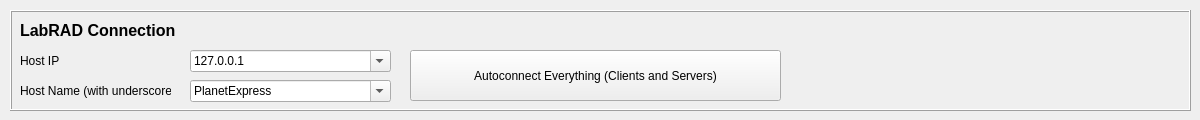
<?xml version="1.0" encoding="UTF-8"?>
<ui version="4.0">
 <class>Form</class>
 <widget class="QWidget" name="Form">
  <property name="geometry">
   <rect>
    <x>0</x>
    <y>0</y>
    <width>1200</width>
    <height>120</height>
   </rect>
  </property>
  <property name="windowTitle">
   <string>Form</string>
  </property>
  <widget class="QFrame" name="frame">
   <property name="geometry">
    <rect>
     <x>10</x>
     <y>10</y>
     <width>1181</width>
     <height>101</height>
    </rect>
   </property>
   <property name="frameShape">
    <enum>QFrame::Box</enum>
   </property>
   <property name="frameShadow">
    <enum>QFrame::Raised</enum>
   </property>
   <widget class="QLabel" name="label">
    <property name="geometry">
     <rect>
      <x>10</x>
      <y>10</y>
      <width>171</width>
      <height>21</height>
     </rect>
    </property>
    <property name="font">
     <font>
      <pointsize>12</pointsize>
      <weight>75</weight>
      <bold>true</bold>
     </font>
    </property>
    <property name="text">
     <string>LabRAD Connection</string>
    </property>
   </widget>
   <widget class="QComboBox" name="host_ip_text">
    <property name="geometry">
     <rect>
      <x>180</x>
      <y>40</y>
      <width>201</width>
      <height>22</height>
     </rect>
    </property>
    <property name="editable">
     <bool>true</bool>
    </property>
    <item>
     <property name="text">
      <string>127.0.0.1</string>
     </property>
    </item>
    <item>
     <property name="text">
      <string>10.97.111.1</string>
     </property>
    </item>
    <item>
     <property name="text">
      <string>10.97.111.2</string>
     </property>
    </item>
    <item>
     <property name="text">
      <string>10.97.111.3</string>
     </property>
    </item>
   </widget>
   <widget class="QComboBox" name="host_name_text">
    <property name="geometry">
     <rect>
      <x>180</x>
      <y>70</y>
      <width>201</width>
      <height>22</height>
     </rect>
    </property>
    <property name="editable">
     <bool>true</bool>
    </property>
    <item>
     <property name="text">
      <string>PlanetExpress</string>
     </property>
    </item>
    <item>
     <property name="text">
      <string>bender</string>
     </property>
    </item>
    <item>
     <property name="text">
      <string>flexo</string>
     </property>
    </item>
   </widget>
   <widget class="QLabel" name="label_2">
    <property name="geometry">
     <rect>
      <x>10</x>
      <y>40</y>
      <width>61</width>
      <height>21</height>
     </rect>
    </property>
    <property name="text">
     <string>Host IP</string>
    </property>
   </widget>
   <widget class="QLabel" name="label_3">
    <property name="geometry">
     <rect>
      <x>10</x>
      <y>70</y>
      <width>151</width>
      <height>21</height>
     </rect>
    </property>
    <property name="text">
     <string>Host Name (with underscores)</string>
    </property>
   </widget>
   <widget class="QPushButton" name="autoconnect_button">
    <property name="geometry">
     <rect>
      <x>400</x>
      <y>40</y>
      <width>371</width>
      <height>51</height>
     </rect>
    </property>
    <property name="text">
     <string>Autoconnect Everything (Clients and Servers)</string>
    </property>
    <property name="checkable">
     <bool>false</bool>
    </property>
   </widget>
  </widget>
 </widget>
 <resources/>
 <connections/>
</ui>
